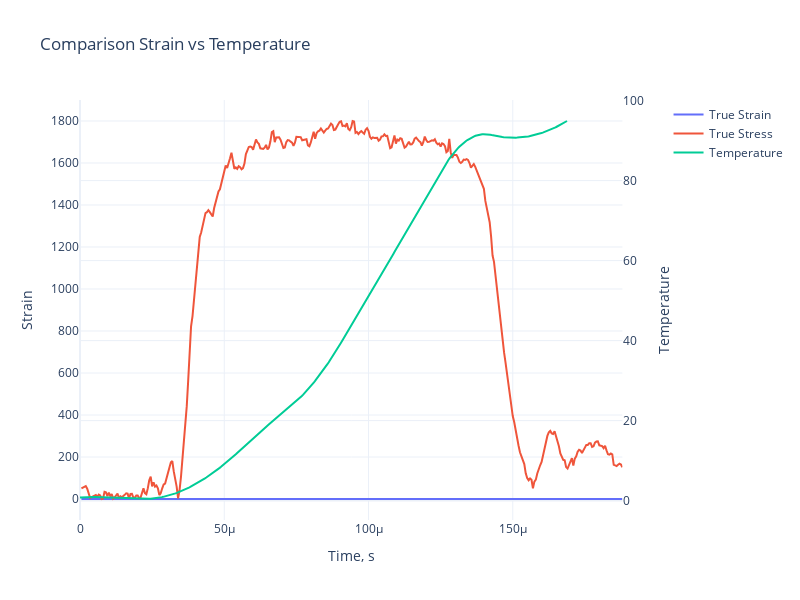

Source (notebook cell):
### Code cell
#fig1 = go.Figure()
fig1 = make_subplots(specs=[[{"secondary_y": True}]])
fig1.update_layout(template = 'plotly_white', width=800, height=600,
                  title = 'Comparison Strain vs Temperature')
fig1.add_trace(go.Scatter(x = mech_data.time, 
                            y = mech_data.true_strain,
                            name = 'True Strain'),
                            secondary_y=False)
fig1.add_trace(go.Scatter(x = mech_data.time, 
                            y = mech_data.true_stress,
                            name = 'True Stress'),
                            secondary_y=False)
fig1.add_trace(go.Scatter(x = func_time, 
                            y = func_sign, 
                            name = 'Temperature'),
                            secondary_y=True)

fig1.update_xaxes(title_text="Time, s")

fig1.update_yaxes(title_text="Strain", secondary_y=False)
fig1.update_yaxes(title_text="Temperature", secondary_y=True)

fig1
fig1.show()

### Figure 1 — Plotly figure (JSON) as saved in the notebook; plotly's stock layout.template omitted (floating-point values rounded to 4 significant figures; data arrays with more than 128 entries replaced by an {"elided": "..."} marker saying what was removed)
{"data": [{"name": "True Strain", "type": "scatter", "x": {"elided": "376 float values"}, "xaxis": "x", "y": {"elided": "376 float values"}, "yaxis": "y"}, {"name": "True Stress", "type": "scatter", "x": {"elided": "376 float values"}, "xaxis": "x", "y": {"elided": "376 float values"}, "yaxis": "y"}, {"name": "Temperature", "type": "scatter", "x": {"elided": "376 float values"}, "xaxis": "x", "y": {"elided": "376 float values"}, "yaxis": "y2"}], "layout": {"height": 600, "title": {"text": "Comparison Strain vs Temperature"}, "width": 800, "xaxis": {"anchor": "y", "domain": [0, 0.94], "title": {"text": "Time, s"}}, "yaxis": {"anchor": "x", "domain": [0, 1], "title": {"text": "Strain"}}, "yaxis2": {"anchor": "x", "overlaying": "y", "side": "right", "title": {"text": "Temperature"}}}}
